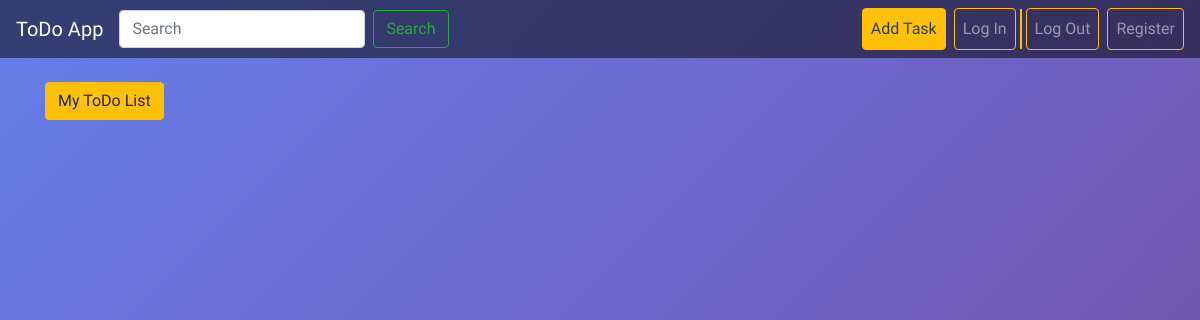
Page / (signed in) on the earlier database version.
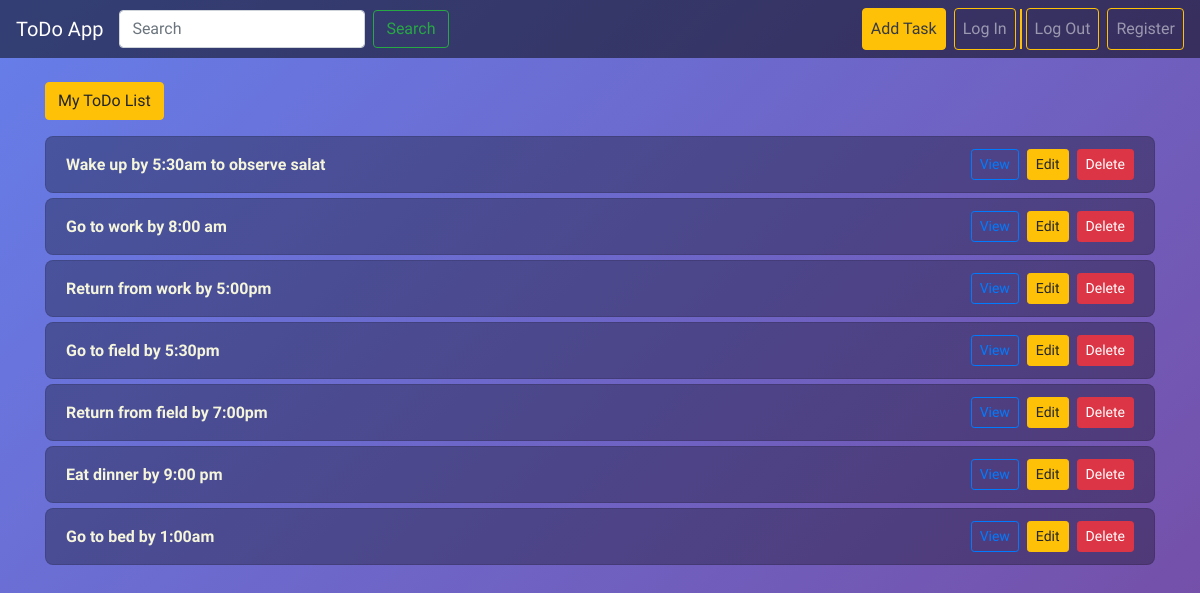
Same page on the later database version.
### todo/models.py (models this page shows, shortened)
class Task(models.Model):
    user = models.ForeignKey(User, blank=True, null=True, on_delete=models.SET_NULL)
    title = models.CharField(max_length=100, null=True)
    slug = models.SlugField(unique=True, blank=True, null=True)
    completed = models.BooleanField(default=False)
    date_created = models.DateTimeField(auto_now_add=True, null=True)
    updated = models.DateTimeField(auto_now=True, null=True)
    objects = TaskManager()
    def get_absolute_url(self):
        return reverse('todo:details', kwargs={'slug' : self.slug})
    def get_edit_url(self):
        return reverse('todo:update', kwargs={'id' : self.id})
    def get_delete_url(self):
        return reverse('todo:delete', kwargs={'id' : self.id})

### todo/views.py (the view)
# urls.py: path('', tasks, name='all-tasks'),
@login_required
def tasks(request):
    tasks = Task.objects.filter(user=request.user)
    context = {'tasks' : tasks}
    return render(request, "todo/home.html", context)

### todo/models.py (called while the page is built)
    def get_queryset(self):
        return TaskQueryset(self.model, using=self._db)

### todo/templates/todo/home.html (shortened to what this page needs)
{% extends "todo/main.html" %}
{% block content %}
<div class="container mt-4">
    <h1 <a href="{% url 'todo:all-tasks' %}" class="btn btn-warning mb-3">My ToDo List</a></h1>
    <ul class="list-group">
        {% for task in tasks %}
            {% if task.title %}
                <li class="list-group-item d-flex justify-content-between align-items-center" style="background: rgba(0,0,0,0.3); color: beige; border-radius: 8px; margin-bottom:5px;">
                    <strong>{{ task.title }}</strong>
                    <div>
                        <a class="btn btn-sm btn-outline-primary ml-2" href="{{ task.get_absolute_url }}">View</a>
                        <a class="btn btn-sm btn-warning ml-1" href="{{ task.get_edit_url }}">Edit</a>
                        <a class="btn btn-sm btn-danger ml-1" href="{{ task.get_delete_url }}">Delete</a>
                    </div>
                </li>
            {% endif %}
        {% endfor %}
    </ul>
</div>
{% endblock %}

### todo/templates/todo/main.html (shortened to what this page needs)
<!DOCTYPE html>
<html lang="en">
<head>
    <link rel="stylesheet" href="https://cdn.jsdelivr.net/npm/bootstrap@4.0.0/dist/css/bootstrap.min.css">
</head>
<body style="font-family: 'Source Sans Pro', sans-serif; background: linear-gradient(135deg, #667eea, #764ba2); min-height:100vh; margin:0; color:black;">
<nav class="navbar navbar-expand-lg navbar-dark" style="background: rgba(0,0,0,0.5);">
  <a class="navbar-brand" href="{% url 'todo:all-tasks' %}">ToDo App</a>
  <div class="collapse navbar-collapse justify-content-end" id="navbarNav">
    {% if request.user.is_authenticated %}
    <form action="/search/" method="GET" class="form-inline mr-auto">
            <input class="form-control mr-sm-2" type="search" name="q" placeholder="Search" aria-label="Search">
            <button class="btn btn-outline-success my-2 my-sm-0" type="submit">Search</button>
    </form>
    {% endif %}
    <ul class="navbar-nav">
        <li class="nav-item">
            <a class="nav-link btn btn-warning text-dark mr-2" href="{% url 'todo:add' %}">Add Task</a>
        </li>
        <li class="nav-item d-flex align-items-center">
            <a class="nav-link btn btn-outline-warning" href="{% url 'login' %}">Log In</a>
              <span class="vertical-divider"></span>
            <a class="nav-link btn btn-outline-warning mr-2" href="{% url 'logout' %}">Log Out</a>
        </li>
        <li class="nav-item">
            <a class="nav-link btn btn-outline-warning" href="{% url 'register' %}">Register</a>
        </li>
    </ul>
  </div>
</nav>
{% block content %}{% endblock %}
</body>
</html>

### todo/templates/todo/main.html (style rules this page uses)
.vertical-divider { border-left: 2px solid #ffc107; height: 40px; margin: 0 4px; }

Differences in the rows shown:
added Task: title "Wake up by 5:30am to observe salat"
added Task: title "Go to work by 8:00 am"
added Task: title "Return from work by 5:00pm"
added Task: title "Go to field by 5:30pm"
added Task: title "Return from field by 7:00pm"
added Task: title "Eat dinner by 9:00 pm"
added Task: title "Go to bed by 1:00am"
